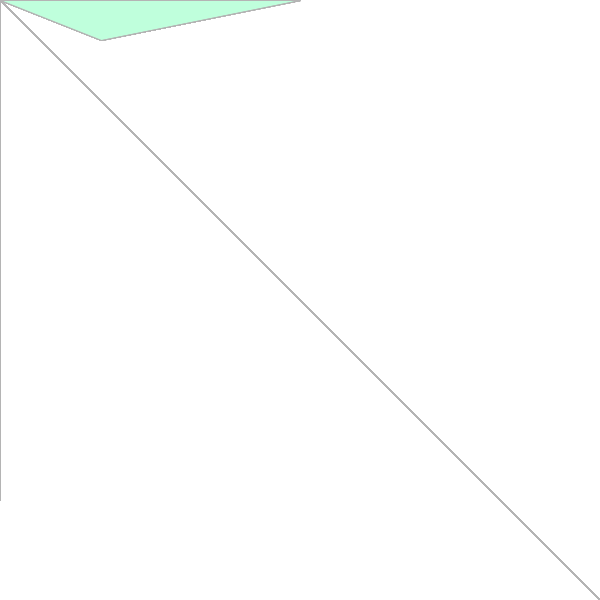
Frame 1 (no input)
Frame 60 (the mouse pressed at the canvas centre just before this capture): identical to frame 1, image omitted
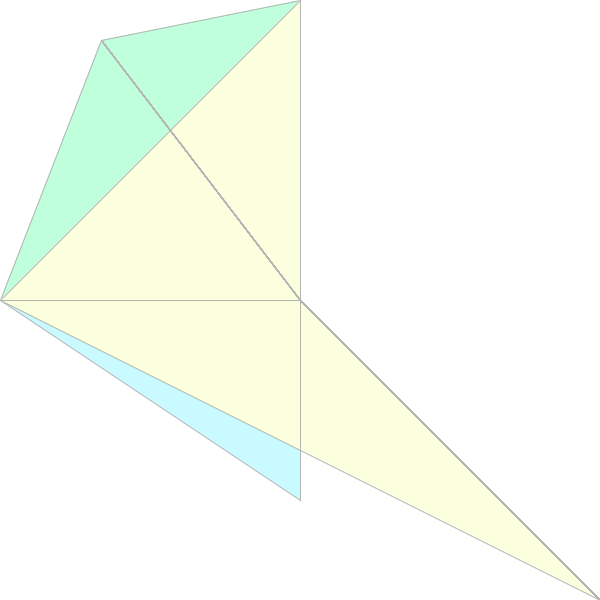
Frame 120 (the mouse held since frame 60 and released just before this capture)

The Processing sketch that drew these frames (run headless with seeded random() and noise(); from frame 60 on, the mouse is pressed at the canvas centre):

// Processing sketch: processing_58293
// ── processing_58293.pde

int trailNum = 20;

int prevx[];
int prevy[];
int prevz[];
int preva[];


void setup(){
  
  size(600,600);

  prevx = new int[trailNum];
  prevy = new int[trailNum];
  prevz = new int[trailNum];
  preva = new int[trailNum];
}

void draw(){
 background(255);
  for(int i = 1;i < trailNum; i++){
    prevx[i-1] = prevx[i];
    prevy[i-1] = prevy[i];
    prevz[i] = prevx[i];
    preva[i] = prevz[i-1];
  }

  prevx[trailNum-1] = mouseX;
  prevy[trailNum-1] = mouseY;
  prevz[trailNum-1] = mouseX;
  preva[trailNum-1] = mouseY;
  for(int i = 1; i< trailNum; i++){
   stroke(180);
   fill(252,219,255);
    quad(preva[i],(prevz[i]),prevx[i],(prevy[i]),(preva[i]),prevy[i],cos(preva[i]),prevz[i]);
    fill(191,255,220);
    quad(300,preva[i],101,40,preva[i],prevz[i],(prevy[i]),(prevz[i]));
    fill(201,250,255);
    quad(prevz[i],prevx[i],prevy[i],500,preva[i],prevz[i],300,300);
    fill(251,255,222);
    quad(preva[i],prevx[i],prevy[i],preva[i],prevz[i],prevx[i],600,600);

  }
}
